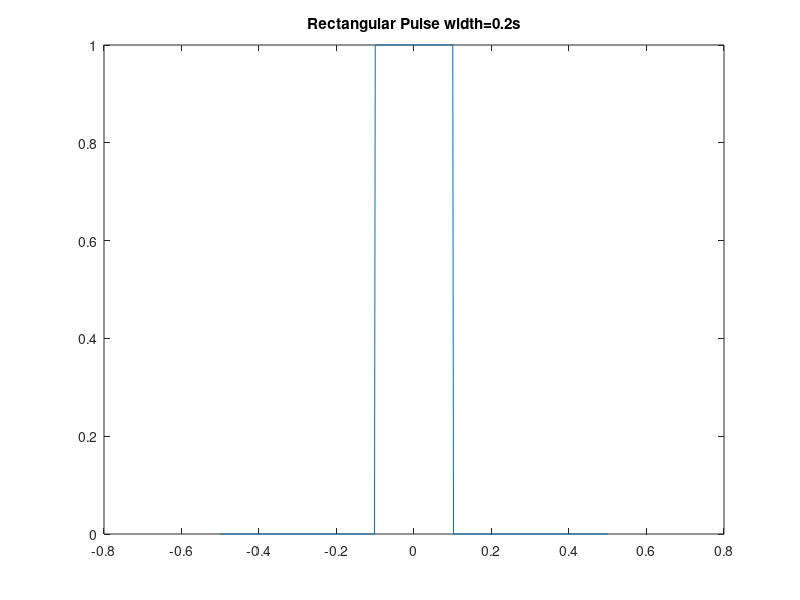

Source code (MATLAB):
fs=500; %sampling frequency
T=0.2; %width of the rectangule pulse in seconds
t=-0.5:1/fs:0.5; %time base - Any value of t is equal to T/2 or -T/2
g=(t >-T/2) .* (t<T/2) + 0.5*(t==T/2) + 0.5*(t==-T/2);
%g=rectpuls(t,T); %using inbuilt function (signal proc toolbox)
plot(t,g);title(['Rectangular Pulse width=', num2str(T),'s']);
